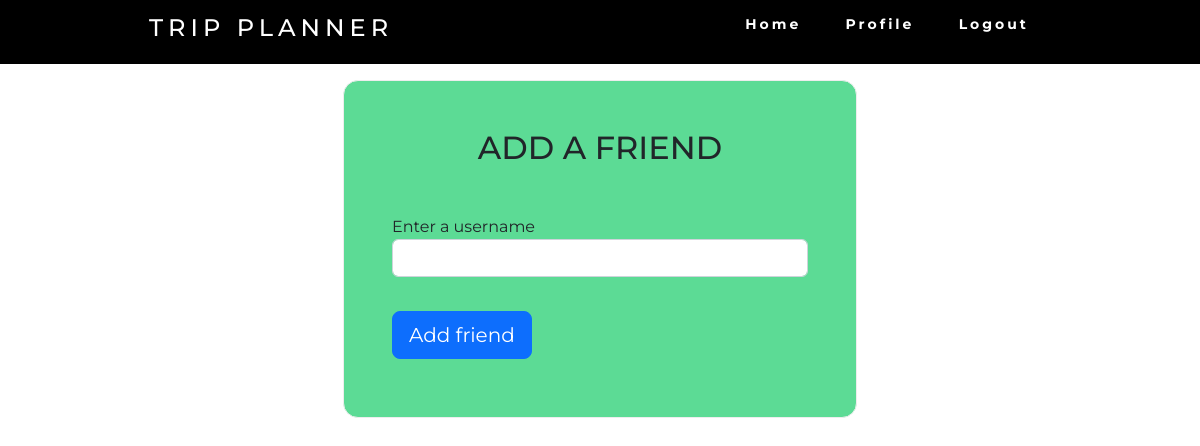
Page /friends (signed in) on the earlier database version.
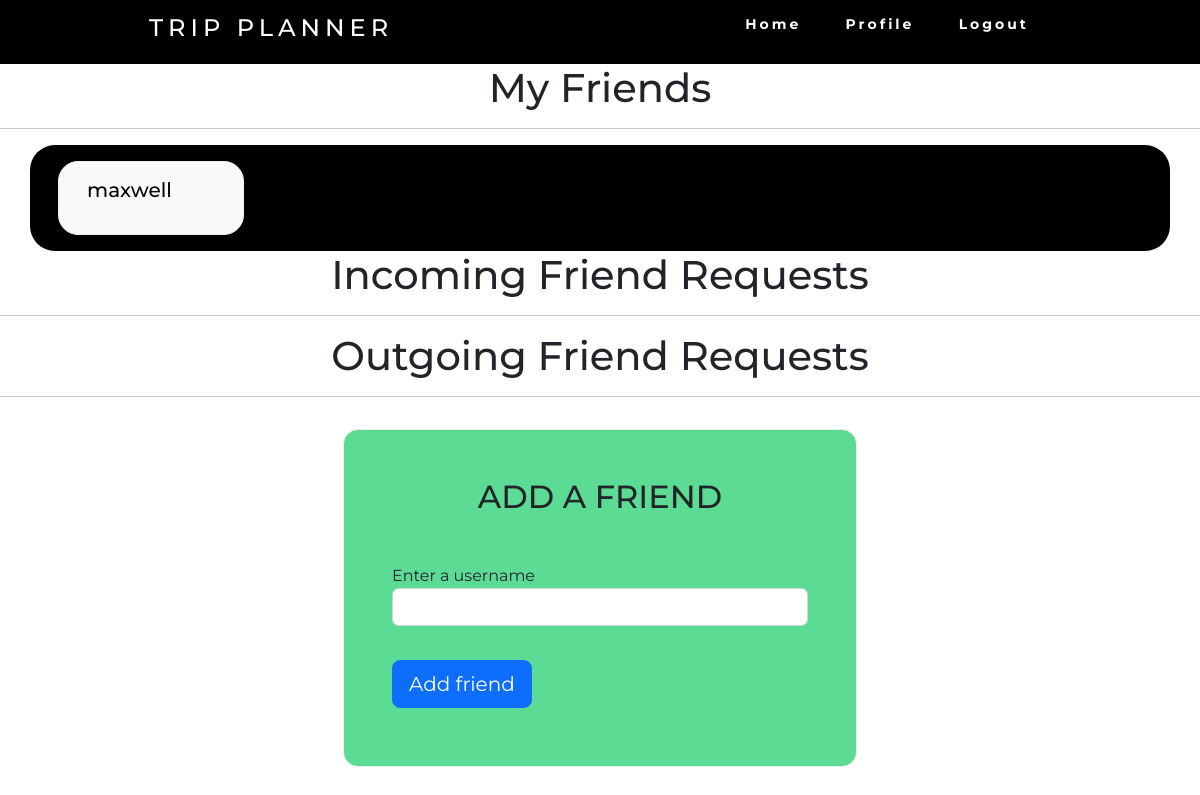
Same page on the later database version.
### website/models.py (models this page shows, shortened)
class User(db.Model, UserMixin):
    id = db.Column(db.Integer, primary_key=True)
    email = db.Column(db.String(150), unique=True)
    password = db.Column(db.String(150))
    username = db.Column(db.String(150), unique=True)
    last_name = db.Column(db.String(150))
    first_name = db.Column(db.String(150))
    trip = db.relationship('Trip')
    menu = db.relationship('Menu')
    friended = db.relationship('Friends')

### website/views.py (the view, shortened to what this page needs)
@views.route('/friends', methods=['GET', 'POST'])
@login_required
def friends():
    return render_template("friends.html", user=current_user, getfriend = friendsfuncs.getfriend)

### website/__init__.py (called while the page is built)
def create_app():
    app = Flask(__name__)
    app.config['SECRET_KEY'] = 'hjshjhdajah'
    app.config['SQLALCHEMY_DATABASE_URI'] = f'sqlite:///{DB_NAME}'
    app.config['SQLALCHEMY_TRACK_MODIFICATIONS'] = False
    db.init_app(app)
    from .views import views
    from .auth import auth
    app.register_blueprint(views, url_prefix='/')
    app.register_blueprint(auth, url_prefix='/')
    from .models import User, Trip
    create_database(app)
    login_manager = LoginManager()
    login_manager.login_view = 'auth.login'
    login_manager.init_app(app)
    @login_manager.user_loader
    def load_user(id):
        return User.query.get(int(id))
    return app

### website/friendsfuncs.py (called while the page is built)
def getfriend(friend2_id):
    friend2 = User.query.get(friend2_id)
    return friend2

### website/templates/friends.html (shortened to what this page needs)
<!DOCTYPE html>
<html>
    <head>
        <link href="https://cdn.jsdelivr.net/npm/bootstrap@5.2.1/dist/css/bootstrap.min.css" rel="stylesheet">
        <link rel="stylesheet" href="https://cdn.jsdelivr.net/npm/bootstrap-icons@1.9.1/font/bootstrap-icons.css">
        <link rel="stylesheet" href="../static/css/events.css">
        <link rel="stylesheet" href="../static/css/navbar.css">
        <link rel="stylesheet" href="https://cdn.jsdelivr.net/npm/@fortawesome/fontawesome-free@6.1.2/css/fontawesome.min.css">
    </head>
    <body>
        <nav>
            <div class="navheading">
                <h4>Trip Planner</h4>
            </div>
            <ul class="nav-links">
                <li><a href="/">Home</a></li>
                <li><a href="profile">Profile</a></li>
                <li><a href="logout">Logout</a></li>
            </ul>
        </nav>
        {% if user.friended %}
        <h1 align="center">My Friends</h1>
        <hr>
        <div class="container" style="margin: auto; background-color: black; border-radius: 25px">
            <div class="row mx-auto" >
                {% for friends in user.friended %}
                    {% if friends.status == 0 %}
                    <div class="card col-lg-2 col-sm-12">
                        <a href="/friend/{{friends.id}}" class="button">
                        <div class="card-body">
                            <h5 class="{{friends.id}}"class="link card-title">{{getfriend(friends.friend2_id).username}}</p>
                        </div>
                    </a>
                    </div>
                    {% endif %}
                {% endfor %}
                </div>
            </div>
        <h1 align="center">Incoming Friend Requests</h1>
        <hr>
        <h1 align="center">Outgoing Friend Requests</h1>
        <hr>
        {% endif %}
        <div class="mask d-flex align-items-center h-100">
            <div class="container h-100">
            <div class="row d-flex justify-content-center align-items-center h-100">
                <div class="col-12 col-md-9 col-lg-7 col-xl-6">
                <div class="card" style="border-radius: 15px; background-color: #5cdb95">
                    <div class="card-body p-5">
                    <h2 class="text-uppercase text-center mb-5">Add A Friend</h2>
                    <form method="POST">
                        <div class="form-outline mb-4">
                        <label for="name">Enter a username</label>
                        <input type="username" class="form-control" id="username" name="username"/>
                        </div>
                        <button name="Add_friend_button" value="Add Friend" type="submit" class="btn btn-primary btn-block btn-lg" style="margin: 10px 0">Add friend</button>
                        </div>
                    </div>
                </div>
                </div>
            </div>
            </div>
    </body>
</html>

### website/static/css/events.css (style rules this page uses)
body { font-family: "Montserrat"; }
.card { margin: 1rem; border-radius: 20px; background-color: rgb(249, 249, 249); border-color: rgb(237, 237, 237); }
a.button { -webkit-appearance: button; -moz-appearance: button; appearance: button; text-decoration: none; color: initial; }

### website/static/css/navbar.css (style rules this page uses)
nav { display: flex; justify-content: space-around; align-items: center; min-height: 8vh; background-color: black; font-family: "Montserrat", sans-serif; }
.nav-links { display: flex; justify-content: space-around; width: 30%; }
.nav-links li { list-style: none; }
.navheading { color: white; text-transform: uppercase; letter-spacing: 5px; font-size: 20px; }
.nav-links a { color: white; text-decoration: none; letter-spacing: 3px; font-weight: bold; font-size: 14px; padding: 14px 16px; }

Differences in the rows shown:
added User: username "maxwell"
Other differences:
text now shown: "My Friends Incoming Friend Requests Outgoing Friend Requests"
